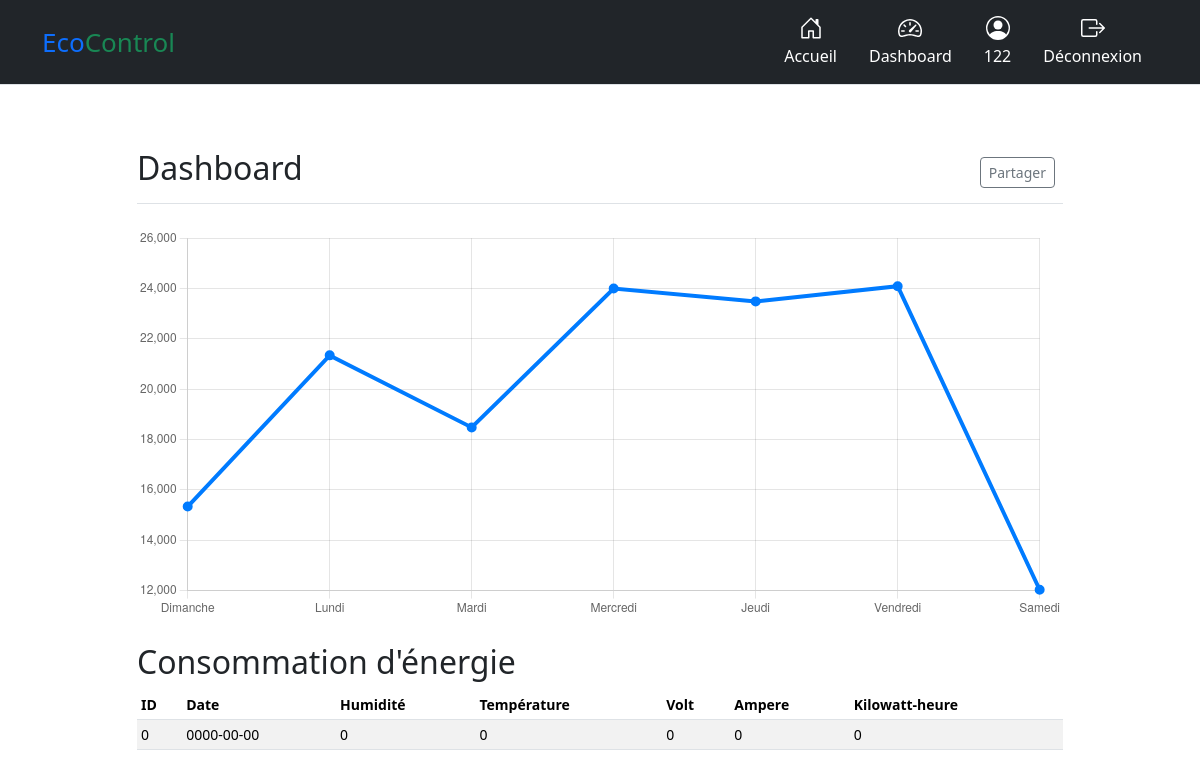
The app's page /user/dashboard.php (signed in), older data.
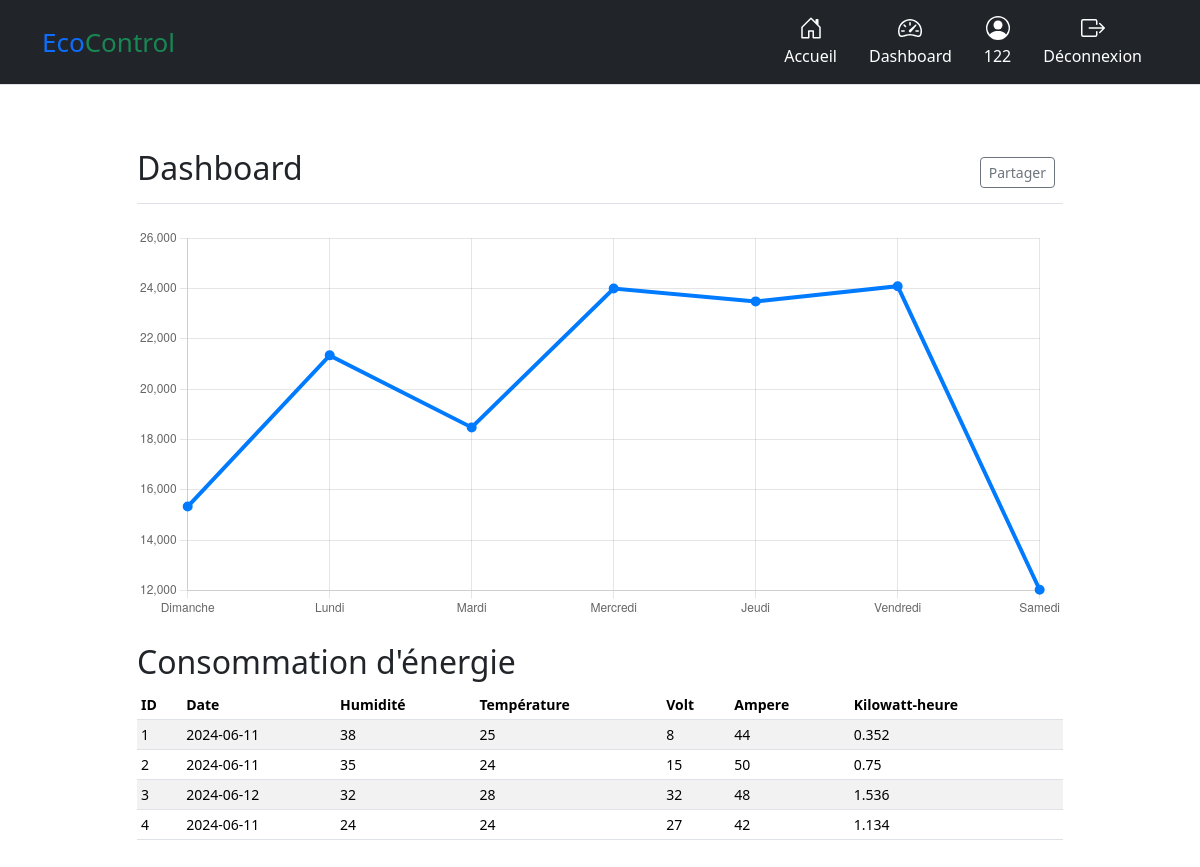
The same page, newer data.
### tables this page shows
CREATE TABLE IF NOT EXISTS `mesure` (
  `ID_mesure` int NOT NULL,
  `DateHeure` date NOT NULL,
  `Humidite` decimal(10,0) NOT NULL,
  `Temperature` decimal(10,0) NOT NULL,
  `Volt` decimal(10,0) NOT NULL,
  `Ampere` decimal(10,0) NOT NULL,
  PRIMARY KEY (`ID_mesure`)
);

### user/dashboard.php (the view, shortened to what this page needs)
<?php
$bdd = new PDO('mysql:host=localhost;dbname=mesure', 'root', '');
?>
<!doctype html>
<html lang="fr">
    <head>
        <link href="https://cdn.jsdelivr.net/npm/bootstrap@5.3.3/dist/css/bootstrap.min.css" rel="stylesheet">
    </head>
    <header>
        <div class="px-3 py-2 text-bg-dark border-bottom">
        <div class="container">
            <div class="d-flex flex-wrap align-items-center justify-content-center justify-content-lg-start">
                <a href="../index" class="d-flex align-items-center my-3 my-lg-0 me-lg-auto text-white text-decoration-none">
                    <bold><span class="text-primary" style="font-size: 26px;">Eco</span><span class="text-success" style="font-size: 26px;">Control</span></bold>
                </a>
            <ul class="nav col-12 col-lg-auto my-2 justify-content-center my-md-0 text-small">
                <li>
                <a href="index" class="nav-link text-white">
                    <svg class="bi d-block mx-auto mb-1" width="24" height="24"><use xlink:href="#home"/></svg>
                    Accueil
                </a>
                </li>
                <li>
                <a href="dashboard" class="nav-link text-white">
                    <svg class="bi d-block mx-auto mb-1" width="24" height="24"><use xlink:href="#speedometer2"/></svg>
                    Dashboard
                </a>
                </li>
                <li>
                <a href="../user.php" class="nav-link text-white">
                    <svg class="bi d-block mx-auto mb-1" width="24" height="24"><use xlink:href="#people-circle"/></svg>
                    <?php
                        if (isset($_SESSION['username'])) {
                            $username = htmlspecialchars($_SESSION['username'], ENT_QUOTES, 'UTF-8');
                             echo "{$username}";
                    }
                    ?>
                </a>
                </li>
                <li>
                <a href="?logout=true" class="nav-link text-white">
                    <svg class="bi d-block mx-auto mb-1" width="24" height="24"><use xlink:href="#box-arrow-right2"/></svg>
                    Déconnexion
                </a>
                </li>
            </ul>
            </div>
        </div>
        </div>
    </header>
    <div class="container my-5">
      <div class="row justify-content-center">
        <main class="col-md-9 col-lg-10">
          <div class="d-flex justify-content-between flex-wrap flex-md-nowrap align-items-center pt-3 pb-2 mb-3 border-bottom">
            <h1 class="h2">Dashboard</h1>
            <div class="btn-toolbar mb-2 mb-md-0">
              <div class="btn-group me-2">
                <button type="button" class="btn btn-sm btn-outline-secondary">Partager</button>
              </div>
            </div>
          </div>
          <canvas class="my-4 w-100" id="myChart" width="900" height="380"></canvas>
          <?php
            $query = $bdd->query("SELECT ID_mesure, DateHeure, Humidite, Temperature, Volt, Ampere FROM mesure");
            $rows = $query->fetchAll(PDO::FETCH_ASSOC);
            ?>
            <h2>Consommation d'énergie</h2>
            <div class="table-responsive small">
            <table class="table table-striped table-sm">
                <thead>
                <tr>
                    <th scope="col">ID</th>
                    <th scope="col">Date</th>
                    <th scope="col">Humidité</th>
                    <th scope="col">Température</th>
                    <th scope="col">Volt</th>
                    <th scope="col">Ampere</th>
                    <th scope="col">Kilowatt-heure</th>
                </tr>
                </thead>
                <tbody>
                <?php foreach ($rows as $row): ?>
                <tr>
                    <td><?php echo $row['ID_mesure']; ?></td>
                    <td><?php echo $row['DateHeure']; ?></td>
                    <td><?php echo $row['Humidite']; ?></td>
                    <td><?php echo $row['Temperature']; ?></td>
                    <td><?php echo $row['Volt']; ?></td>
                    <td><?php echo $row['Ampere']; ?></td>
                    <td><?php echo (($row['Volt'] * $row['Ampere']) / 1000);  ?></td>
                </tr>
                <?php endforeach; ?>
                </tbody>
            </table>
            </div>
        </main>
    <script src="../js/dashboard.js"></script></body>
</html>

### user/dashboard.php (style rules this page uses)
.nav-link svg { fill: white; }

Row changes from the older to the newer data that the page shows:
removed mesure: ID_mesure "0", DateHeure "0000-00-00", Humidite "0", Temperature "0", Volt "0", Ampere "0", ($row['Volt']*$row['Ampere'])/1000 "0"
added mesure: ID_mesure "1", DateHeure "2024-06-11", Humidite "38", Temperature "25", Volt "8", Ampere "44", ($row['Volt'] * $row['Ampere']) / 1000 "0.352"
added mesure: ID_mesure "2", DateHeure "2024-06-11", Humidite "35", Temperature "24", Volt "15", Ampere "50", ($row['Volt'] * $row['Ampere']) / 1000 "0.75"
added mesure: ID_mesure "3", DateHeure "2024-06-12", Humidite "32", Temperature "28", Volt "32", Ampere "48", ($row['Volt'] * $row['Ampere']) / 1000 "1.536"
added mesure: ID_mesure "4", DateHeure "2024-06-11", Humidite "24", Temperature "24", Volt "27", Ampere "42", ($row['Volt'] * $row['Ampere']) / 1000 "1.134"
